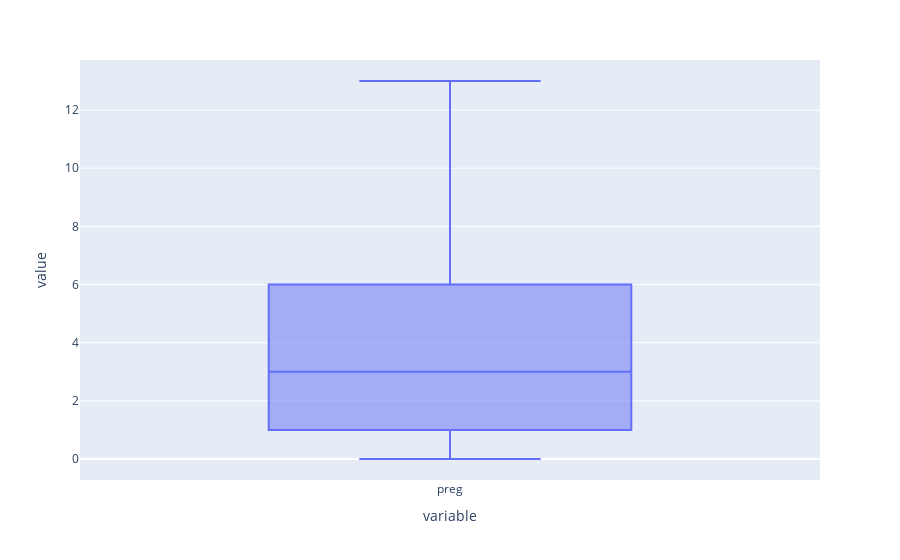

This figure's notebook cell:
### Code cell
px.box(df['preg'])

### Figure 1 — Plotly figure (JSON) as saved in the notebook; plotly's stock layout.template omitted (floating-point values rounded to 4 significant figures; data arrays with more than 128 entries replaced by an {"elided": "..."} marker saying what was removed)
{"data": [{"alignmentgroup": "True", "hovertemplate": "variable=%{x}<br>value=%{y}<extra></extra>", "legendgroup": "", "marker": {"color": "#636efa"}, "name": "", "notched": false, "offsetgroup": "", "orientation": "v", "showlegend": false, "type": "box", "x": {"elided": "764 str values"}, "x0": " ", "xaxis": "x", "y": {"elided": "764 int values"}, "y0": " ", "yaxis": "y"}], "layout": {"boxmode": "group", "legend": {"tracegroupgap": 0}, "margin": {"t": 60}, "xaxis": {"anchor": "y", "domain": [0, 1], "title": {"text": "variable"}}, "yaxis": {"anchor": "x", "domain": [0, 1], "title": {"text": "value"}}}}
